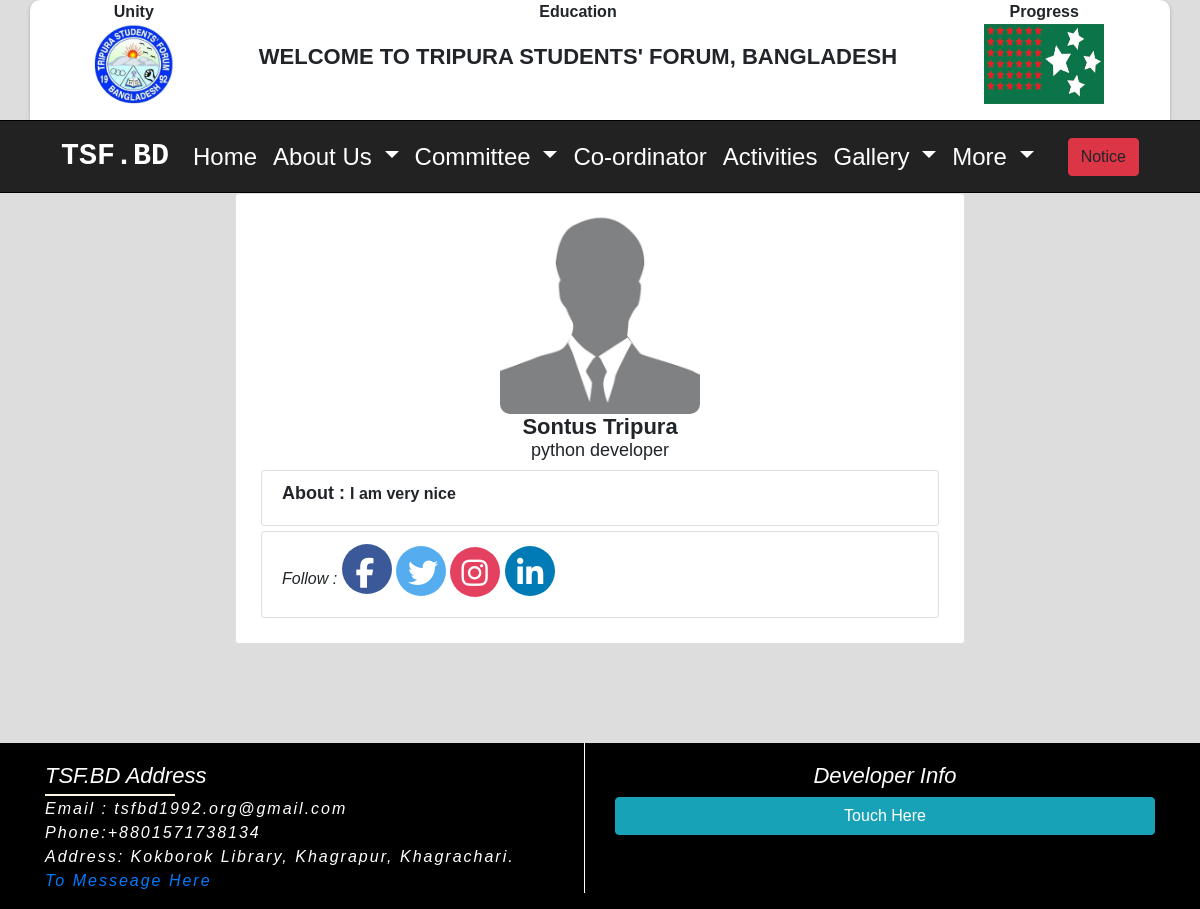
The page /co-ordinator/sontus-tripura/1/ on the database its author committed.
### Home_app/models.py (models this page shows, shortened)
class TsfAboutSetting(models.Model):
    tsf_logo = models.ImageField(upload_to='tsf_logo', blank=True)
    tsf_flag = models.ImageField(upload_to='tsf_flag', blank=True)
    tsf_greeting = models.CharField(max_length=255, blank=True)
    country = models.CharField(max_length=255, blank=True)
    tsf_phone = models.CharField(max_length=255, blank=True)
    tsf_email = models.EmailField(max_length=255, blank=True)
    tsf_address = models.TextField(blank=True)
    tsf_about = models.TextField(blank=True)
    tsf_president_name = models.CharField(max_length=255, blank=True)
    tsf_president_photo = models.ImageField(upload_to='president_photo')
    tsf_president_title = models.CharField(max_length=255, blank=True)
    tsf_president_about = models.TextField(blank=True)
    tsf_secretary_name = models.CharField(max_length=255, blank=True)
    tsf_secretary_photo = models.ImageField(upload_to='secretary_photo')
    tsf_secretary_title = models.CharField(max_length=255, blank=True)
    tsf_secretary_about = models.TextField(blank=True)
    tsf_fb_link = models.URLField(max_length=255, blank=True)
    tsf_twitter_link = models.URLField(max_length=255, blank=True)
    tsf_instagram_link = models.URLField(max_length=255, blank=True)
    tsf_linkdin_link = models.URLField(max_length=255, blank=True)
    tsf_youtube_link = models.URLField(max_length=255, blank=True)
    class Meta:
        verbose_name_plural = "TSF ABOUT"

### CommitteApp/models.py (models this page shows, shortened)
class Coordinator(models.Model):
    photo = models.ImageField(upload_to='branchmember', blank=True)
    name = models.CharField(max_length=50, blank=True)
    slug = AutoSlugField(populate_from='name')
    position = models.CharField(max_length=200, blank=True)
    about_description = models.TextField()
    facebook = models.URLField(blank=True)
    twitter = models.URLField(blank=True)
    instagram = models.URLField(blank=True)
    linkdin = models.URLField(blank=True)
    class Meta:
        verbose_name_plural = "Co-ordinator"

### CommitteApp/views.py (the view)
# urls.py: path('co-ordinator/<slug:slug>/<int:pk>/', views.co_ordinator_details, name='co_ordinator_details'),
def co_ordinator_details(request, slug, pk):
    Coordinatordetail = get_object_or_404(Coordinator, slug=slug, pk=pk)
    context = {'Coordinatordetail': Coordinatordetail}
    return render(request, 'committee/co-ordinator/co_ordinator_details.html', context)

### About_app/context_processors.py (called while the page is built)
def about_categories(request):
    about_categories = Category.objects.all()
    return {'about_categories': about_categories }

### Home_app/context_processors.py (called while the page is built)
def about_inform(request):
    about_inform = TsfAboutSetting.objects.first()
    return {'about_inform': about_inform}

def developer_info(request):
    developer_info = DeveloperInfo.objects.first()
    return {'developer_info': developer_info}

### Notice/context_processors.py (called while the page is built)
def notice_list(request):
    notice_list = NoticeBoard.objects.filter(publish_date__lte=timezone.now()).order_by('-publish_date')[:1]
    return {'notice_list': notice_list }

### templates/committee/co-ordinator/co_ordinator_details.html (shortened to what this page needs)
{% extends 'home/base.html' %}
{% load static %}
{% block body %}
<section style="min-height: 550px;">
<div class="container">
  <div class="row justify-content-center">
<div class="col-md-8">
  <div class="card central_leeader_detail_section">
    <div class="card-body">
<div class="text-center">
  <img src="{% if Coordinatordetail.photo %}{{ Coordinatordetail.photo.url }} {% else %} {% static 'img/default.jpg' %} {% endif %}" alt="" class="img-fluid leader_details_profile_pic">
  <h2 class="leader_deatails_name">{{Coordinatordetail.name }}</h2>
  <h2 class="details_leader_postion_name"> {{Coordinatordetail.position }}</h2>
</div>
<ul class="list-group list_group_box">
  <li class="list-group-item ">
    <h2 class="title_name">About : <span class="details_title">{{Coordinatordetail.about_description }}</span></h2>
  </li>
</ul>
<ul class="list-group list_group_box">
  <li class="list-group-item ">
    <h2 class="social_link"> Follow :
      <a href="{{Coordinatordetail.facebook}}"><i class="fab fa-facebook-f fbcolor"></i></a>
      <a href="{{ Coordinatordetail.twitter}}"><i class="fab fa-twitter twittercolor"></i></a>
      <a href="{{ Coordinatordetail.instagram}}"><i class="fab fa-instagram instagramcolor"></i></a>
       <a href="{{ Coordinatordetail.linkdin}}"><i class="fab fa-linkedin-in link-IN "></i></a>
    </h2>
  </li>
</ul>
</div>
</div>
</div>
  </div>
</section>
{% endblock %}

### templates/home/banner.html
{% load static %}
<section id="banner_section">
  <div class="container logoheder">
     <div class="tsf-logo-box">
       <p  class="dignity">Unity</p>
       <img src="{{ about_inform.tsf_logo.url }}" alt="logo" class="tsf_logo_banner">
     </div>
     <div class="tsf-text-box">
       <p class="dignity">Education</p>
      <h3 class="banner_text">{{ about_inform.tsf_greeting}}, {{ about_inform.country}}</h3>
    </div>
    <div class="tsf-flag-box">
      <p  class="dignity">Progress</p>
      <img src="{{ about_inform.tsf_flag.url}}" alt="flag" class="tsf_flag_banner">
    </div>
    </div>
    </section>

### templates/home/footer.html (shortened to what this page needs)
<div class="container">
    <div class="row">
       <div class="col-md-6">
   <div class="side_left">
    <ul class="footer_list">
      <h2 class="Tsf_info">TSF.BD Address </h2>
       <li class="tsf_email"> Email : {{ about_inform.tsf_email }}</li>
       <li> Phone:{{ about_inform.tsf_phone }}</li>
       <li> Address: {{ about_inform.tsf_address }}</li>
       <li> <a href="{% url 'contact' %}">To Messeage Here</a></li>
     </ul>
   </div>
       </div>
       <div class="col-md-6">
<div class="footer_list">
  <h2 class="developer_title">Developer Info</h2>
<button type="button" class="btn btn-info btn-block" data-toggle="modal" data-target="#exampleModalCenter">
Touch Here
</button>
</div>
            </div>
    </div>
</div>

### Home_app/static/css/home.css (style rules this page uses)
* { margin: 0; padding: 0; }
body { font-family: 'Poppins', sans-serif; }
.logoheder { height: 120px; background: #fff; overflow: hidden; border-radius:10px 10px 0px 0px; box-shadow: rgba(50, 50, 93, 0.25) 0px 2px 5px -1px, rgba(0, 0, 0, 0.3) 0px 1px 3px -1px; }
.dignity { margin: 0; padding: 0; text-align: center; text-transform: capitalize; font-weight: bold; }
.tsf-logo-box { text-align: center; float: left; width: 16%; }
.tsf_logo_banner { height: 80px; width: 80px; border-radius: 50%; }
.tsf-text-box { margin-left: -22px; text-align: center; width: 68%; float: left; }
.tsf_flag_banner { height: 80px; width: 120px; }
.tsf-flag-box { text-align: center; float: left; width: 16%; }
.banner_text { margin-top: 20px; font-weight: bold; text-transform: uppercase; font-size: 22px; }
.fa-linkedin-in { background: #007bb5; color: white; }

### Home_app/static/css/leader_app.css (style rules this page uses)
.leader_details_profile_pic { height: 200px; width: 200px; border-radius: 10px; }
.details_title { font-size: 16px; }
.list_group_box { margin: 5px; }
.details_leader_postion_name { font-size: 18px; }
.leader_deatails_name { text-transform: capitalize; font-size: 22px; font-weight: bold; margin: 0; }
.social_link { font-size: 16px; }
.instagramcolor { width: 40px; height: 40px; border-radius: 50px; align-items: center; padding: 11px; font-size: 15px; background:#E4405F; color: white; }
.link-IN { background: #007bb5; color: white; width: 40px; height: 40px; border-radius: 50px; align-items: center; padding: 12px; font-size: 25px; }
.twittercolor { width: 40px; height: 40px; border-radius: 50px; align-items: center; padding: 12px; font-size: 25px; background: #55ACEE; color: white; }
.fbcolor { width: 40px; height: 40px; border-radius: 50px; align-items: center; padding: 14px; font-size: 25px; background: #3B5998; color: white; }

### Home_app/static/css/photo.css (style rules this page uses)
.list-group-item a { text-decoration: none; color: black; }

### Home_app/static/css/profile_app.css (style rules this page uses)
.title_name { font-weight: bold; font-size: 18px; }
.social_link { font-style: italic; }
.instagramcolor { width: 50px; height: 50px; border-radius: 50px; align-items: center; padding: 11px; font-size: 30px; background:#E4405F; color: white; }
.link-IN { background: #007bb5; color: white; width: 50px; height: 50px; border-radius: 50px; align-items: center; padding: 12px; font-size: 30px; }
.twittercolor { width: 50px; height: 50px; border-radius: 50px; align-items: center; padding: 12px; font-size: 30px; background: #55ACEE; color: white; }
.fbcolor { width: 50px; height: 50px; border-radius: 50px; align-items: center; padding: 14px; font-size: 30px; background: #3B5998; color: white; }

### Home_app/static/css/footer.css (style rules this page uses)
.footer_list { padding-top: 20px; }
.side_left { border-right: 1px solid #fff; }
.footer_list li { font-size: 16px; letter-spacing: 2px; font-style: italic; list-style: none; color: #fff; }
.tsf_email { font-size: 16px; font-style: italic; }
.developer_title { text-align: center; color: #fff!important; font-size: 22px; font-style: italic; }
.Tsf_info { color: #fff; font-size: 22px; font-style: italic; position: relative; }
.Tsf_info::after { position: absolute; content: ''; height: 2px; width: 130px; display: block; margin-top: 5px; background: cornsilk; }

### rows shown on the page
TsfAboutSetting: tsf_logo (picture), tsf_greeting "WELCOME TO TRIPURA STUDENTS' FORUM", country "BANGLADESH", tsf_flag (picture), tsf_email "tsfbd1992.org@gmail.com", tsf_phone "+8801571738134", tsf_address "Kokborok Library, Khagrapur, Khagrachari."
Coordinator: name "Sontus Tripura", position "python developer", about_description "I am very nice"
